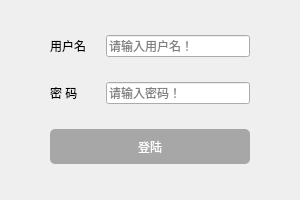
<?xml version="1.0" encoding="UTF-8"?>
<ui version="4.0">
 <class>Form</class>
 <widget class="QWidget" name="Form">
  <property name="geometry">
   <rect>
    <x>0</x>
    <y>0</y>
    <width>300</width>
    <height>200</height>
   </rect>
  </property>
  <property name="windowTitle">
   <string>Form</string>
  </property>
  <layout class="QGridLayout" name="gridLayout">
   <property name="leftMargin">
    <number>50</number>
   </property>
   <property name="topMargin">
    <number>30</number>
   </property>
   <property name="rightMargin">
    <number>50</number>
   </property>
   <property name="bottomMargin">
    <number>30</number>
   </property>
   <property name="spacing">
    <number>20</number>
   </property>
   <item row="0" column="0">
    <widget class="QLabel" name="lable">
     <property name="text">
      <string>用户名</string>
     </property>
    </widget>
   </item>
   <item row="0" column="1">
    <widget class="QLineEdit" name="name_le">
     <property name="text">
      <string/>
     </property>
     <property name="placeholderText">
      <string>请输入用户名！</string>
     </property>
    </widget>
   </item>
   <item row="1" column="0">
    <widget class="QLabel" name="label_1">
     <property name="text">
      <string>密 码</string>
     </property>
    </widget>
   </item>
   <item row="1" column="1">
    <widget class="QLineEdit" name="password_le">
     <property name="text">
      <string/>
     </property>
     <property name="echoMode">
      <enum>QLineEdit::Password</enum>
     </property>
     <property name="placeholderText">
      <string>请输入密码！</string>
     </property>
    </widget>
   </item>
   <item row="2" column="0" colspan="2">
    <widget class="QPushButton" name="landing_btn">
     <property name="enabled">
      <bool>false</bool>
     </property>
     <property name="minimumSize">
      <size>
       <width>100</width>
       <height>35</height>
      </size>
     </property>
     <property name="styleSheet">
      <string notr="true">QPushButton{
	background-color: rgb(33, 174, 250);
	border-radius:5px;
	color:white
}

QPushButton:hover{
	background-color: rgb(72,203,250);
}

QPushButton:pressed{
	background-color: rgb(85,85,255);
}

QPushButton:disabled{
	background-color: rgb(167,167,167);
}</string>
     </property>
     <property name="text">
      <string>登陆</string>
     </property>
     <property name="flat">
      <bool>false</bool>
     </property>
    </widget>
   </item>
  </layout>
 </widget>
 <tabstops>
  <tabstop>name_le</tabstop>
  <tabstop>password_le</tabstop>
 </tabstops>
 <resources/>
 <connections>
  <connection>
   <sender>name_le</sender>
   <signal>textChanged(QString)</signal>
   <receiver>Form</receiver>
   <slot>btn_sate_le()</slot>
   <hints>
    <hint type="sourcelabel">
     <x>180</x>
     <y>48</y>
    </hint>
    <hint type="destinationlabel">
     <x>364</x>
     <y>64</y>
    </hint>
   </hints>
  </connection>
  <connection>
   <sender>password_le</sender>
   <signal>textChanged(QString)</signal>
   <receiver>Form</receiver>
   <slot>btn_sate_le()</slot>
   <hints>
    <hint type="sourcelabel">
     <x>179</x>
     <y>98</y>
    </hint>
    <hint type="destinationlabel">
     <x>355</x>
     <y>121</y>
    </hint>
   </hints>
  </connection>
  <connection>
   <sender>landing_btn</sender>
   <signal>clicked()</signal>
   <receiver>Form</receiver>
   <slot>land_btn()</slot>
   <hints>
    <hint type="sourcelabel">
     <x>181</x>
     <y>145</y>
    </hint>
    <hint type="destinationlabel">
     <x>333</x>
     <y>167</y>
    </hint>
   </hints>
  </connection>
 </connections>
 <slots>
  <slot>btn_sate_le()</slot>
  <slot>land_btn()</slot>
 </slots>
</ui>
